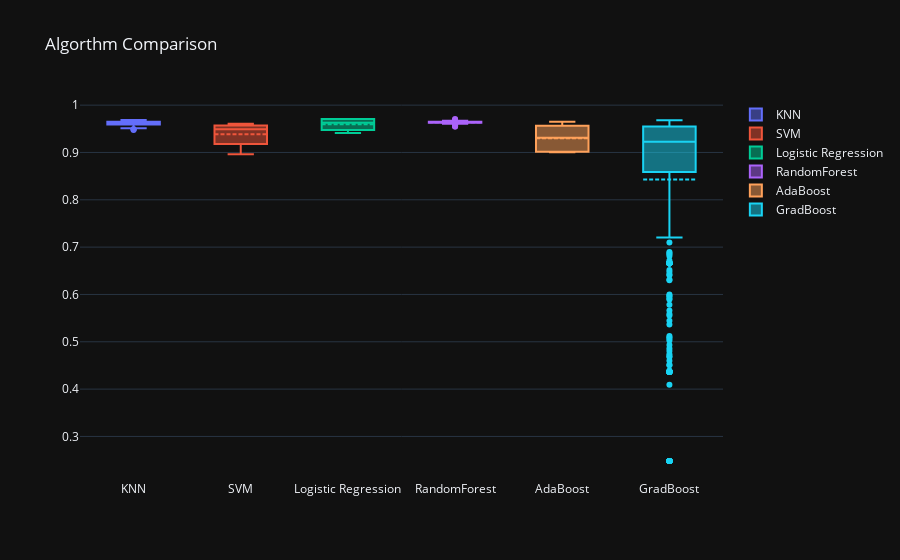

The notebook cell this image was saved under:
### Code cell
plot_box(compare_df2['Means'])

### Figure 1 — Plotly figure (JSON) as saved in the notebook; plotly's stock layout.template omitted (floating-point values rounded to 4 significant figures; data arrays with more than 128 entries replaced by an {"elided": "..."} marker saying what was removed)
{"data": [{"boxmean": true, "name": "KNN", "y": {"elided": "720 float values"}, "type": "box"}, {"boxmean": true, "name": "SVM", "y": {"elided": "500 float values"}, "type": "box"}, {"boxmean": true, "name": "Logistic Regression", "y": {"elided": "320 float values"}, "type": "box"}, {"boxmean": true, "name": "RandomForest", "y": [0.9551, 0.961, 0.9629, 0.9668, 0.959, 0.9629, 0.9649, 0.9629, 0.959, 0.9629, 0.9648, 0.9648, 0.959, 0.9668, 0.9688, 0.9629, 0.9649, 0.9668, 0.9629, 0.9649, 0.959, 0.9648, 0.9648, 0.9649, 0.9668, 0.9629, 0.9707, 0.9668, 0.963, 0.9668, 0.9649, 0.9649, 0.961, 0.9668, 0.9649, 0.9649, 0.9571, 0.9629, 0.9629, 0.9649, 0.961, 0.9649, 0.9668, 0.9629, 0.961, 0.9629, 0.9648, 0.9649, 0.9649, 0.9688, 0.9629, 0.9649, 0.9649, 0.9649, 0.961, 0.9649, 0.9571, 0.9649, 0.9688, 0.9629, 0.959, 0.9668, 0.9668, 0.9629, 0.9551, 0.9648, 0.9649, 0.9629, 0.9669, 0.961, 0.9649, 0.9609], "type": "box"}, {"boxmean": true, "name": "AdaBoost", "y": [0.9004, 0.9004, 0.9004, 0.9017, 0.9004, 0.9017, 0.9017, 0.9219, 0.9037, 0.9226, 0.9415, 0.9642, 0.9395, 0.9648, 0.9636, 0.959, 0.9596, 0.9505, 0.9493, 0.9544], "type": "box"}, {"boxmean": true, "name": "GradBoost", "y": {"elided": "600 float values"}, "type": "box"}], "layout": {"title": {"text": "Algorthm Comparison"}}}
